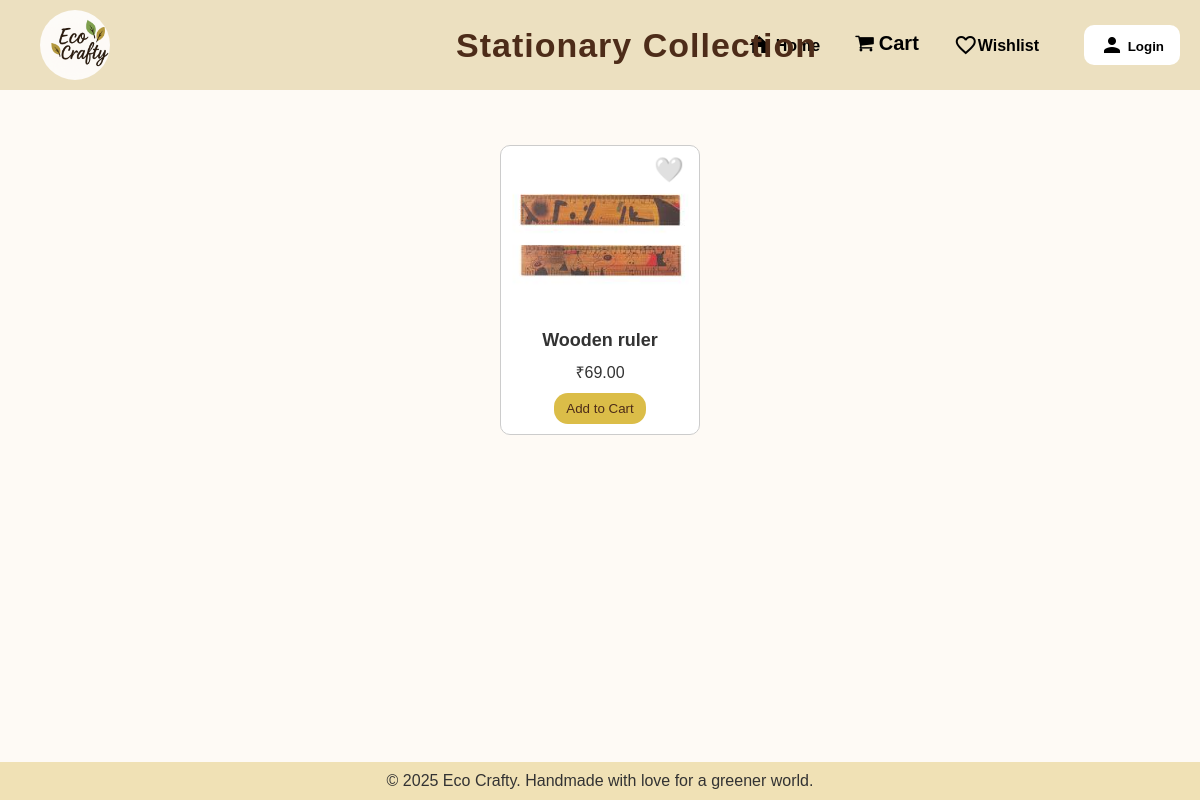
Screenshot of /webpages/stationary.php with the database file from the repository.
### tables this page shows
CREATE TABLE `products` (
  `id` int(11) NOT NULL,
  `name` varchar(150) NOT NULL,
  `category_name` varchar(100) NOT NULL,
  `price` decimal(10,2) NOT NULL,
  `description` text DEFAULT NULL,
  `image` varchar(255) DEFAULT NULL,
  `seller_id` int(11) DEFAULT NULL,
  `created_at` timestamp NOT NULL DEFAULT current_timestamp(),
  `quantity` int(5) DEFAULT NULL
);

### webpages/stationary.php (the view, shortened to what this page needs)
<?php
$isLoggedIn = isset($_SESSION['username']);
require_once '../includes/db.php';
$sql = "SELECT * FROM products WHERE category_name = 'Stationary'";
$result = $conn->query($sql);
?>
<!DOCTYPE html>
<html>
<head>
  <link rel="stylesheet" href="https://cdnjs.cloudflare.com/ajax/libs/font-awesome/4.7.0/css/font-awesome.min.css">
 <link rel="stylesheet" href="../style.css" />
  <link rel="stylesheet" href="../categorystyle.css" /></head>
<body>
<div class="navbar">
        <div class="logo-container">
            <img src="../images/logo.jpg" class="logo-circle" alt="Logo">
        </div>
        <h1>Stationary  Collection</h1>
     <div class="right-nav">
  <section class="category-bar">
    <div class="category"><a href="homepage.php"><p class="material-icons">home</p> Home</a></div>
    <i class="fa fa-shopping-cart" style="font-size:20px;color:black;">
      <a href="<?php echo $isLoggedIn ? 'cart.php' : 'login.php'; ?>">Cart</a>
    </i>
    <div class="category"><a href="wishlist.php">
    <p class="material-icons" >favorite_border</p>Wishlist</a></div>
</section>
  <?php if ($isLoggedIn): ?>
    <div class="profile-menu">
      <button class="profile-btn">
        <?php echo strtoupper(substr($_SESSION['username'], 0, 1)); ?>
      </button>
      <div class="dropdown">
        <h4>User Name :</h4><p><?php echo $_SESSION['username']; ?></p><br>
        <h4>Email : </h4><p><?php echo $_SESSION['email']; ?></p><br>
       <button> <a href="edit_profile.php">Edit Profile</a>
  </button><br><br>
        <a href="logout.php">Logout</a>
      </div>
    </div>
  <?php else: ?>
    <button class="login-btn"><a href="login.php"><i class="material-icons">person</i><b> Login</b></a></button>
  <?php endif; ?>
  </div>
  </div>
<div class="container">
<section class="products-section">
  <div class="product-grid">
    <?php while($row = $result->fetch_assoc()): ?>
      <?php
        $wishlistClass = '';
      ?>
      <div class="product-card">
        <span class="wishlist-icon <?php echo $wishlistClass; ?>"
              data-id="<?php echo $row['id']; ?>"
              onclick="handleWishlist(this)">
              <?php echo $wishlistClass === 'active' ? '❤️' : '🤍'; ?>
        </span>
        <img src="../<?php echo $row['image']; ?>" alt="Product">
        <h3><?php echo $row['name']; ?></h3>
        <p>₹<?php echo $row['price']; ?></p>
        <button class="btn" onclick="<?php echo $isLoggedIn ? "addToCart({$row['id']})" : "window.location.href='login.php'"; ?>">Add to Cart</button>
      </div>
    <?php endwhile; ?>
  </div>
</section>
      </div>
<footer>
    <p>&copy; 2025 Eco Crafty. Handmade with love for a greener world.</p>
  </footer>
</body>
</html>

### style.css (style rules this page uses)
* { margin: 0; padding: 0; box-sizing: border-box; font-family: sans-serif; }
.logo-container { width: 70px; height: 70px; overflow: hidden; border-radius: 50%; }
.logo-circle { width: 110%; height: 110%; object-fit: cover; }
body { background: #f9f9f9; color: #333; }
.navbar { background: #ece0c0; font-family: "Brush Script MT", cursive; color: #fff; padding: 10px 20px; display: flex; align-items: center; justify-content: space-between; }
.material-icons { vertical-align:-25% }
.login-btn { background: white; border: none; padding: 8px 16px; color: #000; cursor: pointer; border-radius: 10px; justify-content: space-around; }
a { color: #333; text-decoration: none; }
.category-bar { display: flex; justify-content: space-around; padding: 15px; gap: 35px; }
.category { cursor: pointer; font-weight: 500; }
.products-section { margin-left:40px; }
.product-grid { display: flex; flex-wrap: wrap; justify-content: center; margin-top:30px; }
.product-card { position: relative; border: 1px solid #ccc; border-radius: 10px; margin: 15px; width: 200px; padding: 8px; text-align: center; background-color: #fff; }
.product-card img { width: 100%; height: 160px; object-fit: cover; border-radius: 8px; }
.product-card h3 { font-size: 18px; margin: 10px 0; }
.product-card .btn { background-color: rgb(219, 189, 72); color: #4d2c19;; padding: 8px 12px; border: none; border-radius: 14px; text-decoration: none; display: inline-block; margin-top: 10px; cursor: pointer; }
.wishlist-icon { position: absolute; top: 10px; right: 15px; font-size: 24px; color: #ccc; cursor: pointer; }
footer { text-align: center; padding: 20px; background: #ece0c0; margin-top: 40px; }

### categorystyle.css (style rules this page uses)
body { margin: 0; padding: 0; font-family: Arial, sans-serif; background: #fefaf5; display: flex; flex-direction: column; min-height: 100vh; }
.container { flex: 1; padding: 20px; }
.navbar { background: #ece0c0; padding: 10px 20px; display: flex; align-items: center; justify-content: space-between; }
.logo-container { width: 70px; height: 70px; margin-left: 20px; overflow: hidden; border-radius: 50%; }
.logo-circle { width: 110%; height: 110%; object-fit: cover; }
.navbar h1 { position: absolute; left:38%; font-size: 34px; font-weight: bold; letter-spacing: 1px; color:#4d2c19; }
.right-nav { display: flex; align-items: center; gap: 30px; }
.right-nav a { text-decoration: none; color: #000; font-weight: bold; }
.products-section { margin-right:50px; margin-left:50px; justify-content: center; }
.product-grid { display: flex; max-width: 1300px; padding: 20px 40px; flex-wrap: wrap; justify-content: center; margin: auto; flex-wrap: wrap; }
.product-card { position: relative; border: 1px solid #ccc; border-radius: 10px; margin: 15px; width: 200px; padding: 10px; text-align: center; background-color: #fff; }
.product-card img { width: 100%; height: 160px; object-fit: cover; border-radius: 8px; }
.product-card h3 { font-size: 18px; margin: 10px 0; }
.product-card .btn { background-color: rgb(219, 189, 72); color: #4d2c19;; padding: 8px 12px; border: none; border-radius: 14px; text-decoration: none; display: inline-block; margin-top: 10px; cursor: pointer; }
.wishlist-icon { position: absolute; top: 10px; right: 15px; font-size: 24px; color: #ccc; cursor: pointer; }
footer { text-align: center; padding: 10px 0; background: #f0e1b5; margin-top: 40px; display: flex; justify-content: center; width: 100%; bottom: 0; }

### rows the page displays
products: image (picture), name "Wooden ruler", price "69.00"
